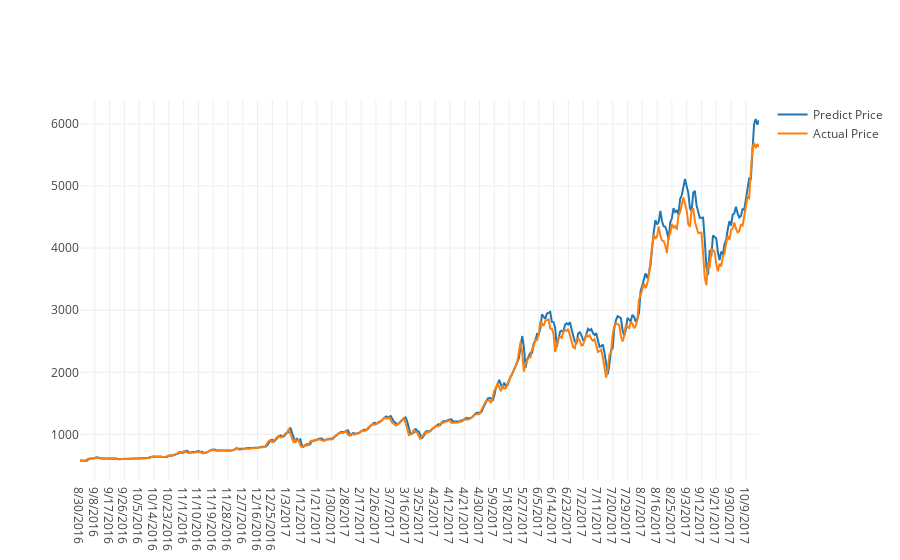

Notebook code for this chart:
### Code cell
actual_chart = go.Scatter(x=predictDates, y=testY_reshape, name= 'Actual Price')
predict_chart = go.Scatter(x=predictDates, y=yhat_reshape, name= 'Predict Price')
py.iplot([predict_chart, actual_chart])

### Figure 1 — Plotly figure (JSON) as saved in the notebook; plotly's stock layout.template omitted (floating-point values rounded to 4 significant figures; data arrays with more than 128 entries replaced by an {"elided": "..."} marker saying what was removed)
{"data": [{"name": "Predict Price", "type": "scatter", "x": {"elided": "414 str values"}, "y": {"elided": "414 float values"}}, {"name": "Actual Price", "type": "scatter", "x": {"elided": "414 str values"}, "y": {"elided": "414 float values"}}], "layout": {}}
